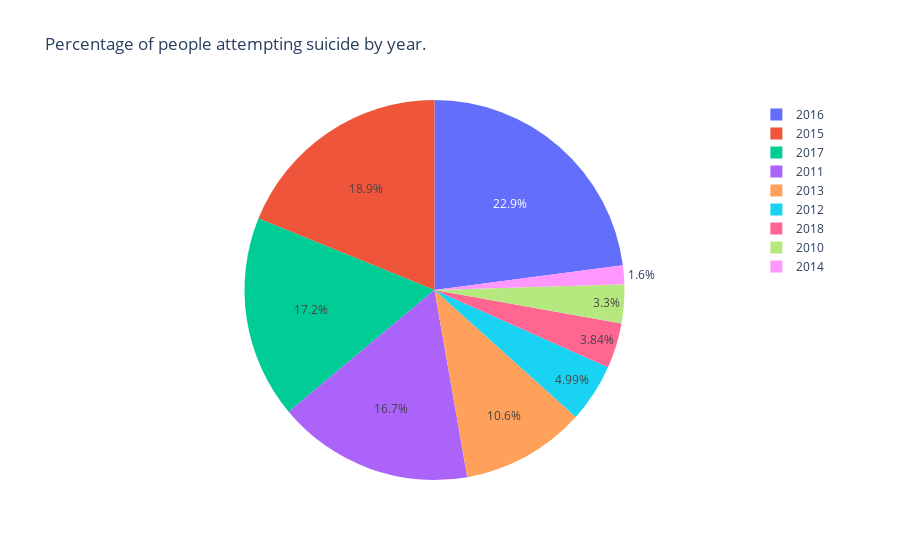

The code cell stored with this chart in its notebook:
### Code cell
#Graph 5
fig = px.pie(df, values='Attempted_suicide', names='Year', title='Percentage of people attempting suicide by year.')
fig.show()
